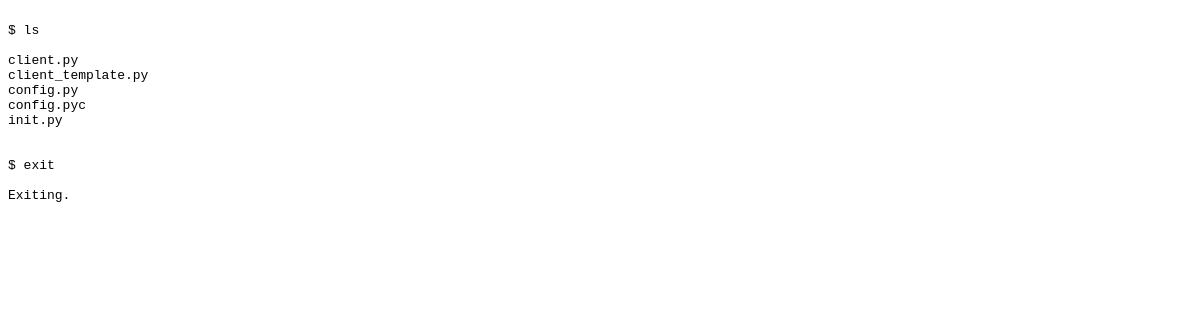
The app's page /Utilities/root_8796760247580/stdout (signed in), older data.
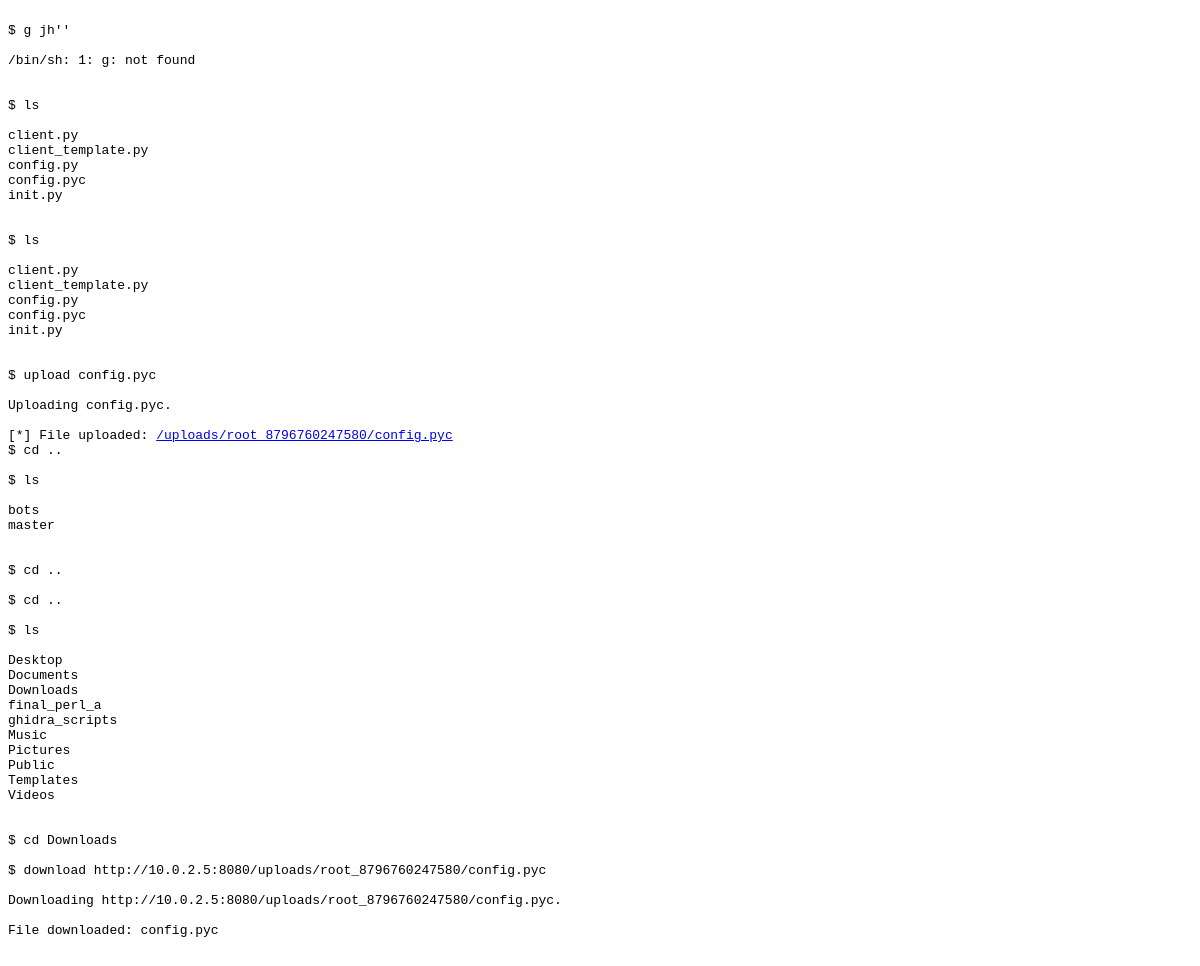
The same page, newer data.
### models.py (models this page shows, shortened)
class Bot(db.Model):
    __tablename__ = 'bots'
    id = db.Column(db.String(100), primary_key=True)
    bot_name = db.Column(db.String(100))
    last_online = db.Column(db.DateTime())
    ip_address = db.Column(db.String(100))
    output = db.Column(db.Text(), default="")
    hostname = db.Column(db.String(100))
    username = db.Column(db.String(100))

### Utilities/__init__.py (the view)
@Utilities.route('/<botid>/stdout')
@require_admin
def console(botid):
    bot = Bot.query.get(botid)
    return render_template('bot_console.html', bot=bot)

### BoBo.py (called while the page is built)
@app.after_request
def headers(response):
    response.headers["Server"] = "BoBo"
    return response

### UI/__init__.py (called while the page is built)
def require_admin(func):
    @wraps(func)
    def wrapper(*args, **kwargs):
        if 'username' in session and session['username'] == 'admin':
            return func(*args, **kwargs)
        else:
            return redirect(url_for('UI.login'))
    return wrapper

### UI/templates/bot_console.html (shortened to what this page needs)
<pre id="termtext" style="width:80%">
{% if bot.output %}
{{ bot.output | safe }}
{% endif %}
</pre>

Row changes from the older to the newer data that the page shows:
changed Bot: output "$ ls client.py client_template.py config.py config.pyc init.py $ exit Exiting." → "$ g jh'' /bin/sh: 1: g: not found $ ls client.py client_template.py config.py config.pyc init.py $ ls client.py client_template.py config.py config.pyc init.py $ upload config.pyc Uploading config.pyc. [*] File uploaded: /uploads/root_8796760247580/config.pyc $ cd .. $ ls bots master $ cd .. $ cd .. $ ls Desktop Documents Downloads final_perl_a ghidra_scripts Music Pictures Public Templates Videos $ cd Downloads $ download http://10.0.2.5:8080/uploads/root_8796760247580/config.pyc Downloading http://10.0.2.5:8080/uploads/root_8796760247580/config.pyc. File downloaded: config.pyc"
